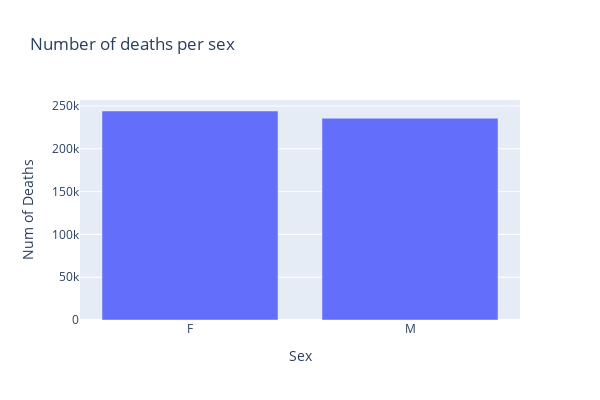

Notebook source saved alongside this figure:
### Code cell
dfNumDeaths = nycDF.groupBy('Sex').sum('Deaths').toPandas()
px.bar(data_frame=dfNumDeaths, x = 'Sex', y = 'sum(Deaths)', title = "Number of deaths per sex",labels = {"sum(Deaths)":"Num of Deaths"}, width=600, height = 400)

### Figure 1 — Plotly figure (JSON) as saved in the notebook; plotly's stock layout.template omitted (floating-point values rounded to 4 significant figures)
{"data": [{"alignmentgroup": "True", "hovertemplate": "Sex=%{x}<br>Num of Deaths=%{y}<extra></extra>", "legendgroup": "", "marker": {"color": "#636efa", "pattern": {"shape": ""}}, "name": "", "offsetgroup": "", "orientation": "v", "showlegend": false, "textposition": "auto", "type": "bar", "x": ["F", "M"], "xaxis": "x", "y": [244139, 235694], "yaxis": "y"}], "layout": {"barmode": "relative", "height": 400, "legend": {"tracegroupgap": 0}, "title": {"text": "Number of deaths per sex"}, "width": 600, "xaxis": {"anchor": "y", "domain": [0, 1], "title": {"text": "Sex"}}, "yaxis": {"anchor": "x", "domain": [0, 1], "title": {"text": "Num of Deaths"}}}}
